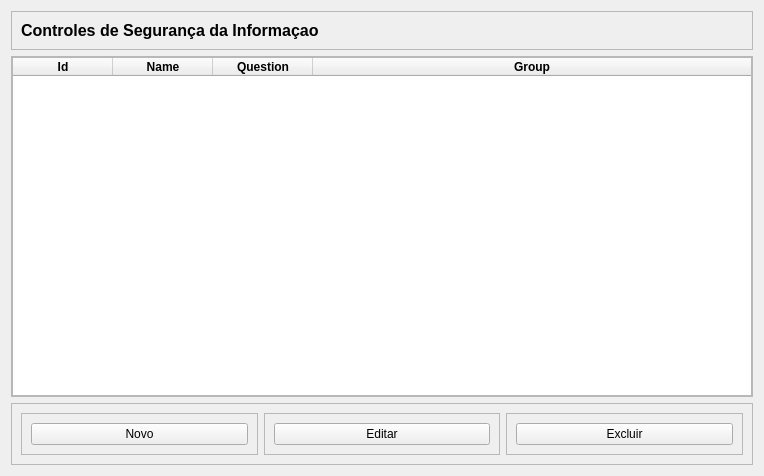
<?xml version="1.0" encoding="UTF-8"?>
<ui version="4.0">
 <class>SecurityControlForm</class>
 <widget class="QWidget" name="SecurityControlForm">
  <property name="geometry">
   <rect>
    <x>0</x>
    <y>0</y>
    <width>764</width>
    <height>476</height>
   </rect>
  </property>
  <property name="windowTitle">
   <string>Form</string>
  </property>
  <layout class="QVBoxLayout" name="verticalLayout">
   <item alignment="Qt::AlignTop">
    <widget class="QFrame" name="frame">
     <property name="frameShape">
      <enum>QFrame::StyledPanel</enum>
     </property>
     <property name="frameShadow">
      <enum>QFrame::Raised</enum>
     </property>
     <layout class="QHBoxLayout" name="horizontalLayout_2">
      <item>
       <widget class="QLabel" name="label">
        <property name="font">
         <font>
          <pointsize>12</pointsize>
          <weight>75</weight>
          <bold>true</bold>
         </font>
        </property>
        <property name="text">
         <string>Controles de Segurança da Informaçao</string>
        </property>
       </widget>
      </item>
     </layout>
    </widget>
   </item>
   <item>
    <widget class="QFrame" name="frame_2">
     <property name="sizePolicy">
      <sizepolicy hsizetype="Preferred" vsizetype="Expanding">
       <horstretch>0</horstretch>
       <verstretch>0</verstretch>
      </sizepolicy>
     </property>
     <property name="frameShape">
      <enum>QFrame::StyledPanel</enum>
     </property>
     <property name="frameShadow">
      <enum>QFrame::Raised</enum>
     </property>
     <layout class="QHBoxLayout" name="horizontalLayout_6">
      <property name="spacing">
       <number>0</number>
      </property>
      <property name="leftMargin">
       <number>0</number>
      </property>
      <property name="topMargin">
       <number>0</number>
      </property>
      <property name="rightMargin">
       <number>0</number>
      </property>
      <property name="bottomMargin">
       <number>0</number>
      </property>
      <item>
       <widget class="QTableWidget" name="tableWidget">
        <property name="showGrid">
         <bool>true</bool>
        </property>
        <attribute name="horizontalHeaderStretchLastSection">
         <bool>true</bool>
        </attribute>
        <attribute name="verticalHeaderStretchLastSection">
         <bool>false</bool>
        </attribute>
        <column>
         <property name="text">
          <string>Id</string>
         </property>
         <property name="font">
          <font>
           <weight>75</weight>
           <bold>true</bold>
          </font>
         </property>
        </column>
        <column>
         <property name="text">
          <string>Name</string>
         </property>
         <property name="font">
          <font>
           <weight>75</weight>
           <bold>true</bold>
          </font>
         </property>
        </column>
        <column>
         <property name="text">
          <string>Question</string>
         </property>
         <property name="font">
          <font>
           <weight>75</weight>
           <bold>true</bold>
          </font>
         </property>
        </column>
        <column>
         <property name="text">
          <string>Group</string>
         </property>
         <property name="font">
          <font>
           <weight>75</weight>
           <bold>true</bold>
          </font>
         </property>
        </column>
       </widget>
      </item>
     </layout>
    </widget>
   </item>
   <item>
    <widget class="QFrame" name="frame_3">
     <property name="frameShape">
      <enum>QFrame::StyledPanel</enum>
     </property>
     <property name="frameShadow">
      <enum>QFrame::Raised</enum>
     </property>
     <layout class="QHBoxLayout" name="horizontalLayout">
      <item>
       <widget class="QFrame" name="frame_5">
        <property name="frameShape">
         <enum>QFrame::StyledPanel</enum>
        </property>
        <property name="frameShadow">
         <enum>QFrame::Raised</enum>
        </property>
        <layout class="QHBoxLayout" name="horizontalLayout_3">
         <item>
          <widget class="QPushButton" name="new_btn">
           <property name="text">
            <string>Novo</string>
           </property>
          </widget>
         </item>
        </layout>
       </widget>
      </item>
      <item>
       <widget class="QFrame" name="frame_4">
        <property name="frameShape">
         <enum>QFrame::StyledPanel</enum>
        </property>
        <property name="frameShadow">
         <enum>QFrame::Raised</enum>
        </property>
        <layout class="QHBoxLayout" name="horizontalLayout_4">
         <item>
          <widget class="QPushButton" name="edit_btn">
           <property name="text">
            <string>Editar</string>
           </property>
          </widget>
         </item>
        </layout>
       </widget>
      </item>
      <item>
       <widget class="QFrame" name="frame_6">
        <property name="frameShape">
         <enum>QFrame::StyledPanel</enum>
        </property>
        <property name="frameShadow">
         <enum>QFrame::Raised</enum>
        </property>
        <layout class="QHBoxLayout" name="horizontalLayout_5">
         <item>
          <widget class="QPushButton" name="delete_btn">
           <property name="text">
            <string>Excluir</string>
           </property>
          </widget>
         </item>
        </layout>
       </widget>
      </item>
     </layout>
    </widget>
   </item>
  </layout>
 </widget>
 <resources/>
 <connections/>
</ui>
